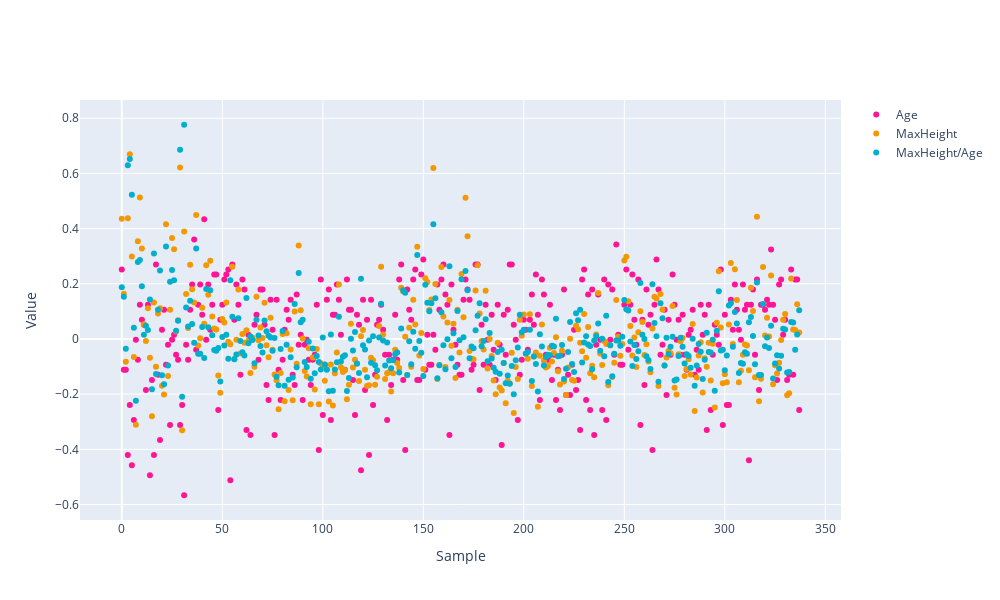

Here is the notebook cell this chart was saved with:
### Code cell
#特徴乗除算の効果を出力する便利ツール
fig = go.Figure()
fig.add_trace(go.Scatter(x=[i for i in range(338)], y=(x["Age"] - np.mean(x["Age"]))/(max(x["Age"])-min(x["Age"])), name='Age',line=dict(color = ('rgb(255,20,147)')),mode='markers'))
fig.add_trace(go.Scatter(x=[i for i in range(338)], y=(x["MaxHeight"] - np.mean(x["MaxHeight"]))/(max(x["MaxHeight"])-min(x["MaxHeight"])), name='MaxHeight',line=dict(color = ('rgb(243,152,0)')),mode='markers'))
fig.add_trace(go.Scatter(x=[i for i in range(338)], y=(x["MaxHeight/Age"] - np.mean(x["MaxHeight/Age"]))/(max(x["MaxHeight/Age"])-min(x["MaxHeight/Age"])), name='MaxHeight/Age',line=dict(color = ('rgb(0, 175, 204)')),mode='markers'))
fig.update_layout(height=600, width=1000, title_text='')
fig.update_xaxes(title_text="Sample")
fig.update_yaxes(title_text="Value")
fig.show()

### Figure 1 — Plotly figure (JSON) as saved in the notebook; plotly's stock layout.template omitted (floating-point values rounded to 4 significant figures; data arrays with more than 128 entries replaced by an {"elided": "..."} marker saying what was removed)
{"data": [{"line": {"color": "rgb(255,20,147)"}, "mode": "markers", "name": "Age", "type": "scatter", "x": {"elided": "338 int values"}, "y": {"elided": "338 float values"}}, {"line": {"color": "rgb(243,152,0)"}, "mode": "markers", "name": "MaxHeight", "type": "scatter", "x": {"elided": "338 int values"}, "y": {"elided": "338 float values"}}, {"line": {"color": "rgb(0, 175, 204)"}, "mode": "markers", "name": "MaxHeight/Age", "type": "scatter", "x": {"elided": "338 int values"}, "y": {"elided": "338 float values"}}], "layout": {"height": 600, "title": {"text": ""}, "width": 1000, "xaxis": {"title": {"text": "Sample"}}, "yaxis": {"title": {"text": "Value"}}}}
